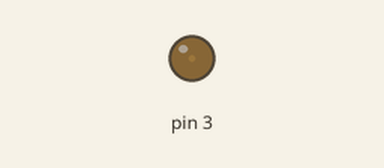
A sketch run on a simulated Arduino Uno, built with avr-gcc and run on an emulated ATmega328P. On the bench: output pins drawn as LEDs (lit = HIGH).

Above: at 0.05 s.
At 1.5 s:
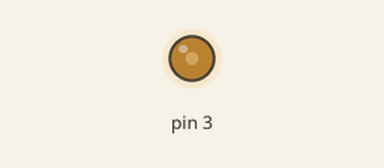
At 3.0 s:
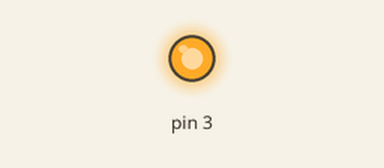
Timing chart, 0 to 6.9 s (numbered marks = the images above):
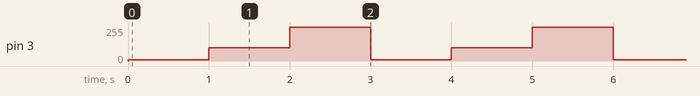

The sketch:

RGB_LightAdjustment.ino
```cpp
void setup()
{
pinMode(3,OUTPUT);
}

void loop()
{
analogWrite(3,10);
delay(1000);
analogWrite(3,0);
analogWrite(3,100);
delay(1000);
analogWrite(3,0);
analogWrite(3,255);
delay(1000);
analogWrite(3,0);
}
```

Measured:
- by itself, pin 3: repeats every 3.0 s: 100/255 1.0 s, 255/255 1.0 s, 10/255 1.0 s
